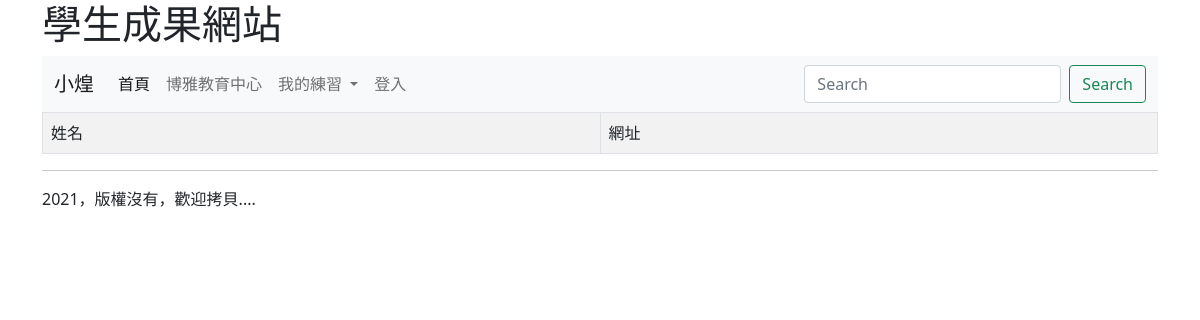
The app's page /stu-pages/, older data.
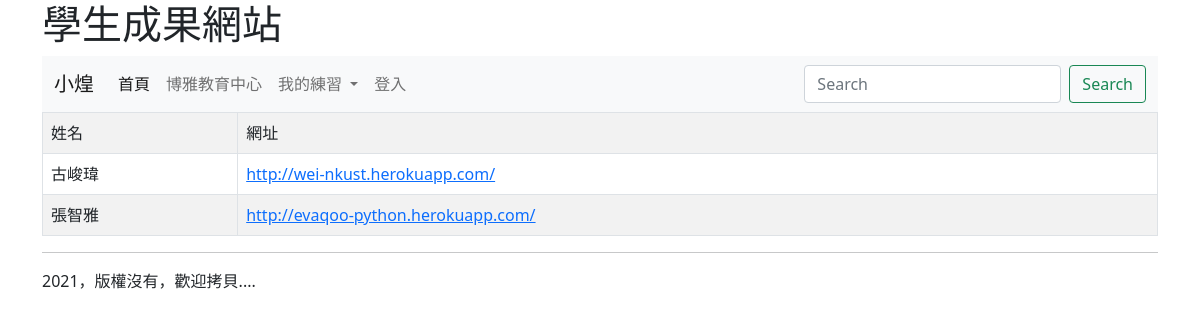
The same page, newer data.
### mysite/models.py (models this page shows, shortened)
class StuSite(models.Model):
    name = models.CharField(max_length=20)
    url = models.URLField(max_length=200)

### mysite/views.py (the view)
# urls.py: path('stu-pages/', stupages),
def stupages(request):
	sites = StuSite.objects.all()
	return render(request, 'stu-pages.html', locals())

### templates/stu-pages.html (shortened to what this page needs)
{% extends "base.html" %}
{% block headmessage %} <h1>學生成果網站</h1> {% endblock %}
{% block content %}
<table class='table table-striped table-bordered'>
	<tr>
		<td>姓名</td>
		<td>網址</td>
	</tr>
	{% for site in sites %}
		<tr>
			<td>{{ site.name }}</td>
			<td><a href='{{ site.url }}'>{{ site.url }}</a></td>
		</tr>
	{% endfor %}
</table>
{% endblock %}

Row changes from the older to the newer data that the page shows:
added StuSite: name "古峻瑋", url "http://wei-nkust.herokuapp.com/"
added StuSite: name "張智雅", url "http://evaqoo-python.herokuapp.com/"
